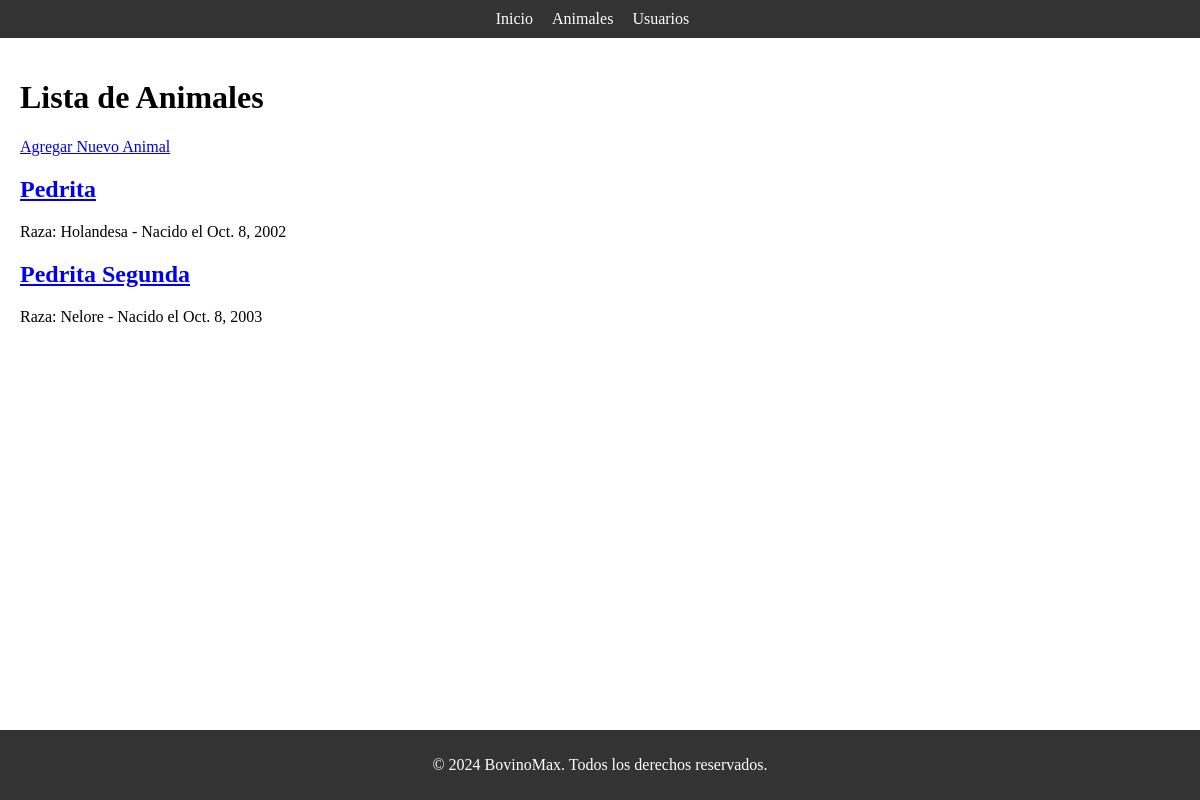
/animals/, run on the app's committed database.
### animals/models.py (models this page shows, shortened)
class Animal(models.Model):
    name = models.CharField(max_length=100)
    breed = models.CharField(max_length=100)
    date_of_birth = models.DateField()
    description = models.TextField(blank=True, null=True)
    photo = models.ImageField(upload_to='animals/photos/', blank=True, null=True)
    def get_absolute_url(self):
        return reverse('animals:animal_detail', args=[self.id])

### animals/views.py (the view)
# urls.py: path('', AnimalListView.as_view(), name='animal_list'),
class AnimalListView(ListView):
    model = Animal
    template_name = 'animals/animal_list.html'
    context_object_name = 'animals'

### animals/templates/animals/animal_list.html (shortened to what this page needs)
{% extends 'base.html' %}
{% block content %}
<h1>Lista de Animales</h1>
<a href="{% url 'animals:animal_create' %}" class="btn btn-primary">Agregar Nuevo Animal</a>
{% for animal in animals %}
    <div>
        <h2><a href="{{ animal.get_absolute_url }}">{{ animal.name }}</a></h2>
        <p>Raza: {{ animal.breed }} - Nacido el {{ animal.date_of_birth }}</p>
    </div>
{% empty %}
    <p>No hay animales registrados actualmente.</p>
{% endfor %}
{% endblock %}

### static/css/styles.css (style rules this page uses)
html, body { height: 100%; margin: 0; display: flex; flex-direction: column; }

### data on the page
Animal: name "Pedrita", breed "Holandesa", date_of_birth "Oct. 8, 2002"
Animal: name "Pedrita Segunda", breed "Nelore", date_of_birth "Oct. 8, 2003"
